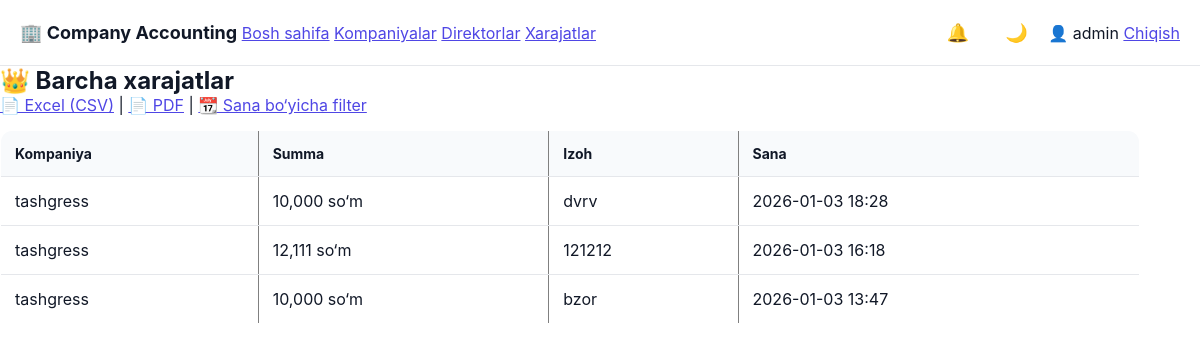
The page /admin/expenses (signed in) on the database as committed earlier.
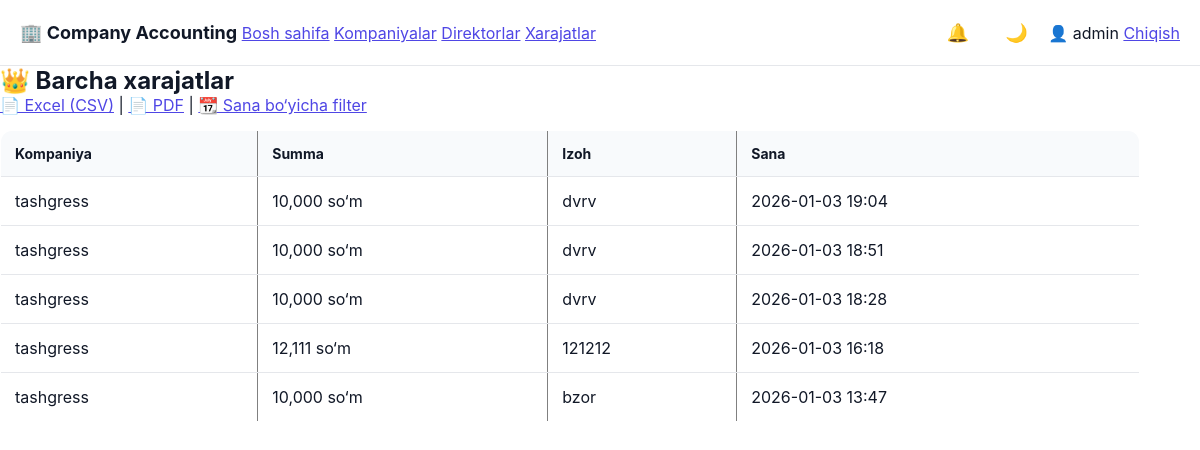
The same page on the database as committed later.
### tables this page shows
CREATE TABLE expenses (
        id INTEGER PRIMARY KEY AUTOINCREMENT,
        company_id INTEGER,
        amount INTEGER,
        description TEXT,
        created_at TEXT
    );

CREATE TABLE companies (
        id INTEGER PRIMARY KEY AUTOINCREMENT,
        name TEXT,
        balance INTEGER DEFAULT 0,
        created_at TEXT
    );

### app.py (the view)
@app.route("/admin/expenses")
def admin_expenses():
    if session.get("role") != "admin":
        return "Ruxsat yo‘q ❌"
    conn = sqlite3.connect("users.db")
    conn.row_factory = sqlite3.Row   # ⭐ MUHIM
    c = conn.cursor()
    c.execute("""
        SELECT
            c.name        AS company,
            CAST(e.amount AS INTEGER) AS amount,
            e.description,
            e.created_at
        FROM expenses e
        JOIN companies c ON e.company_id = c.id
        ORDER BY e.id DESC
    """)
    expenses = c.fetchall()
    conn.close()
    return render_template("admin_expenses.html", expenses=expenses)

### templates/admin_expenses.html (shortened to what this page needs)
<!DOCTYPE html>
<html lang="uz">
<head>
    <link rel="stylesheet" href="{{ url_for('static', filename='style.css') }}">
</head>
<body>
{% include "navbar.html" %}
<div class="login-box" style="width:95%; max-width:1200px;">
    <h2>👑 Barcha xarajatlar</h2>
    <div style="margin-bottom:15px;">
        <a href="/admin/export/expenses">📄 Excel (CSV)</a> |
        <a href="/admin/export/expenses/pdf">📄 PDF</a> |
        <a href="/admin/expenses/filter">📆 Sana bo‘yicha filter</a>
    </div>
    {% if expenses %}
        <table border="1" width="100%" cellpadding="6">
            <thead>
                <tr>
                    <th>Kompaniya</th>
                    <th>Summa</th>
                    <th>Izoh</th>
                    <th>Sana</th>
                </tr>
            </thead>
            <tbody>
                {% for e in expenses %}
                <tr>
                    <td>{{ e[0] }}</td>
                    <td>{{ "{:,}".format(e[1]) }} so‘m</td>
                    <td>{{ e[2] }}</td>
                    <td>{{ e[3] }}</td>
                </tr>
                {% endfor %}
            </tbody>
        </table>
    {% else %}
        <p>Hozircha xarajatlar yo‘q.</p>
    {% endif %}
</div>
</body>
</html>

### templates/navbar.html (shortened to what this page needs)
<div class="navbar">
    <div class="navbar-left">
        <strong class="brand">🏢 Company Accounting</strong>
        <a href="{{ url_for('dashboard') }}">Bosh sahifa</a>
        {% if session.get("role") == "admin" %}
            <a href="{{ url_for('admin_companies') }}">Kompaniyalar</a>
            <a href="{{ url_for('assign_director') }}">Direktorlar</a>
            <a href="{{ url_for('admin_expenses') }}">Xarajatlar</a>
        {% else %}
            <a href="{{ url_for('expenses') }}">Xarajatlarim</a>
        {% endif %}
    </div>
    <div class="navbar-right">
        <button id="notifBtn" class="icon-btn" title="Bildirishnomalar">🔔</button>
        <button id="themeToggle" class="icon-btn" title="Theme">🌙</button>
        <span class="user">👤 {{ session['user'] }}</span>
        <a href="{{ url_for('logout') }}" class="logout-btn">Chiqish</a>
    </div>
</div>

### static/style.css (style rules this page uses)
:root { --primary: #2563eb; --secondary: #1e293b; --bg: #f1f5f9; --card: #ffffff; --success: #16a34a; --danger: #dc2626; --text: #0f172a; }
* { margin: 0; padding: 0; box-sizing: border-box; font-family: Inter, Arial, sans-serif; }
body { background: var(--bg); color: var(--text); }
table { width: 100%; border-collapse: collapse; background: white; border-radius: 12px; overflow: hidden; }
th, td { padding: 14px; border-bottom: 1px solid #e5e7eb; }
th { background: #f8fafc; text-align: left; font-size: 14px; }
button { background: var(--primary); color: white; border: none; padding: 10px 16px; border-radius: 8px; cursor: pointer; }
:root { --bg: #f5f7fb; --card: #ffffff; --text: #111827; --sidebar: #ffffff; --primary: #4f46e5; }
a { color: var(--primary); }
.navbar { background: var(--bg); color: var(--text); padding: 12px 20px; display: flex; justify-content: space-between; align-items: center; border-bottom: 1px solid #e5e7eb; }
.brand { font-weight: bold; font-size: 18px; }
:root { --bg: #ffffff; --text: #111827; }
.icon-btn { background: none; border: none; font-size: 18px; cursor: pointer; position: relative; }

Rows that differ between the two databases and show on the page:
added expenses: name "tashgress", amount "10,000", description "dvrv", created_at "2026-01-03 19:04"
added expenses: name "tashgress", amount "10,000", description "dvrv", created_at "2026-01-03 18:51"
